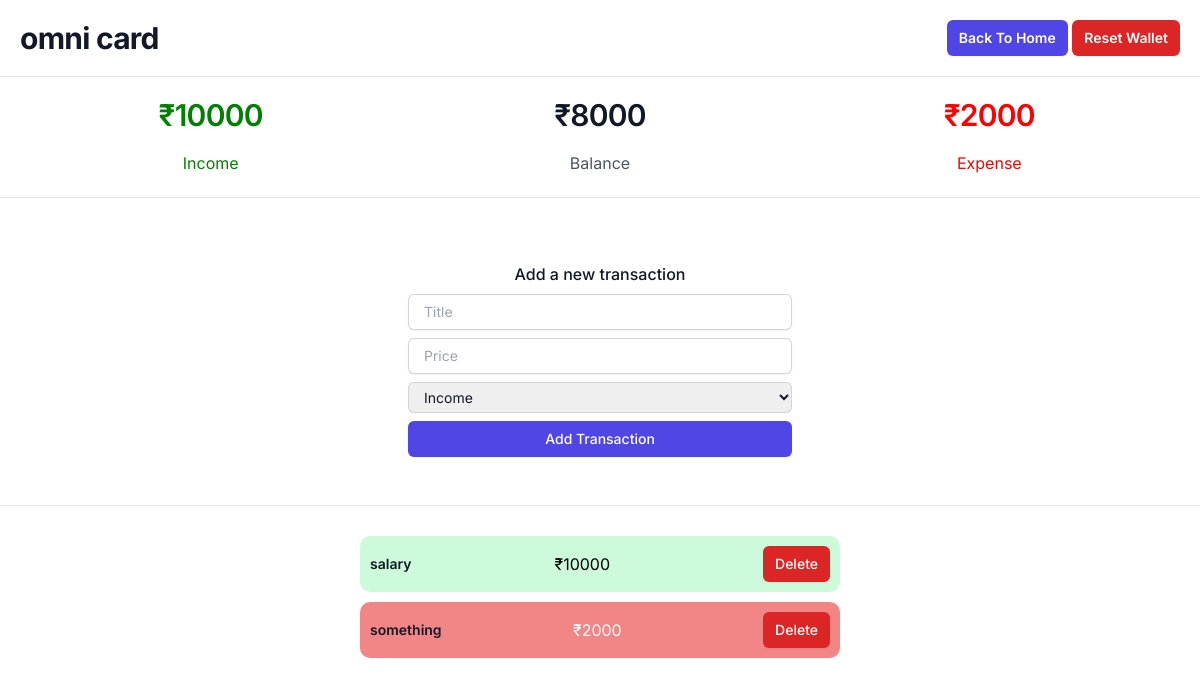
/wallet/11/ (signed in), run on the app's committed database.
### pocketmoney/models.py (models this page shows, shortened)
class wallets(models.Model) :
    balance = models.IntegerField(blank=True, null=True)
    income = models.IntegerField(blank=True, null=True)
    expense = models.IntegerField(blank=True, null=True)
    name = models.CharField(max_length=50, blank=True, null=True)
    owner = models.ForeignKey(User, on_delete = models.CASCADE, blank = True, null = True)

class transactions(models.Model) :
    amount = models.IntegerField(blank=True)
    label = models.CharField(
        max_length = 20,
        choices = (('1','Income'),('2','Expense')),
        default = '1',
        blank=True,
        )
    category = models.CharField(max_length=50,blank=True)
    wallet = models.ForeignKey("wallets", on_delete=models.CASCADE, blank=True, null=True)

### pocketmoney/views.py (the view, shortened to what this page needs)
# urls.py: path('wallet/<int:pk>/', views.walletview, name = 'wallet'),
@login_required(login_url=loginview)
def walletview(request,pk) :
    w = wallets.objects.get(id = pk)
    transactions_list = transactions.objects.filter(wallet = w)
    context = {
        'wallet' : w,
        'transactions' : transactions_list,
    }
    return render(request, 'wallet.html', context=context)

### pocketmoney/templates/wallet.html (shortened to what this page needs)
<!DOCTYPE html>
<html>
<head>
    <script src="https://cdn.tailwindcss.com"></script>
</head>
<body>
    <div class="lg:flex lg:items-center lg:justify-between" style="margin: 20px">
        <div class="min-w-0 flex-1">
            <h2 class="text-2xl font-bold leading-7 text-gray-900 sm:truncate sm:text-3xl sm:tracking-tight">
                {{wallet.name}}
            </h2>
        </div>
        <div class="mt-10 flex lg:ml-4 lg:mt-0">
            <span class="sm:ml-3">
                <button type="button"
                    class="inline-flex items-center rounded-md bg-indigo-600 px-3 py-2 text-sm font-semibold text-white shadow-sm hover:bg-indigo-500 focus-visible:outline focus-visible:outline-2 focus-visible:outline-offset-2 focus-visible:outline-indigo-600">
                    <a href='{% url "home" %}'> Back To Home</a>
                </button>
                <button type="button"
                    class="inline-flex items-center rounded-md bg-red-600 px-3 py-2 text-sm font-semibold text-white shadow-sm hover:bg-red-500 focus-visible:outline focus-visible:outline-2 focus-visible:outline-offset-2 focus-visible:outline-indigo-600">
                    <a href='{% url "reset" wallet.id %}'>Reset Wallet</a>
                </button>
            </span>
        </div>
    </div>
    <div class="bg-white py-2 sm:py-5">
        <div class="mx-auto max-w-7xl px-6 lg:px-8">
            <dl class="grid grid-cols-1 gap-x-8 gap-y-1 text-center lg:grid-cols-3">
            <div class="mx-auto flex max-w-xs flex-col gap-y-4">
              <dt class="text-base leading-7 text-gray-600" style="color:green">Income</dt>
              <dd class="order-first text-3xl font-semibold tracking-tight text-gray-900 sm:text-1xl" style="color:green">₹{{wallet.income}}</dd>
            </div>
            <div class="mx-auto flex max-w-xs flex-col gap-y-4">
              <dt class="text-base leading-7 text-gray-600">Balance</dt>
              <dd class="order-first text-3xl font-semibold tracking-tight text-gray-900 sm:text-1xl">₹{{wallet.balance}}</dd>
            </div>
            <div class="mx-auto flex max-w-xs flex-col gap-y-4">
              <dt class="text-base leading-7 text-gray-600" style="color:red">Expense</dt>
              <dd class="order-first text-3xl font-semibold tracking-tight text-gray-900 sm:text-1xl" style="color:red">₹{{wallet.expense}}</dd>
            </div>
          </dl>
        </div>
    </div>
    <hr />
    <div style="display: flex; justify-content: center">
        <div class="flex min-h-full flex-col justify-center px-6 py-12 lg:px-8" style="width: 700px; padding-top: 0px">
            <div class="mt-10 sm:mx-auto sm:w-full sm:max-w-sm">
                <form class="space-y-6" action="#" method="POST">
                    <div>
                        <label for="email" style="text-align: center"
                            class="block text-l font-medium leading-6 text-gray-900">Add a new transaction</label>
                        <div class="mt-2">
                            <input id="email" name="category" type="text" required=""
                                class="block w-full rounded-md border-0 py-1.5 pl-4 text-gray-900 shadow-sm ring-1 ring-inset ring-gray-300 placeholder:text-gray-400 focus:ring-2 focus:ring-inset focus:ring-indigo-600 sm:text-sm sm:leading-6"
                                placeholder="Title" />
                        </div>
                        <div class="mt-2">
                            <input id="email" name="amount" type="number" required=""
                                class="block w-full rounded-md border-0 py-1.5 pl-4 text-gray-900 shadow-sm ring-1 ring-inset ring-gray-300 placeholder:text-gray-400 focus:ring-2 focus:ring-inset focus:ring-indigo-600 sm:text-sm sm:leading-6"
                                placeholder="Price" />
                        </div>
                        <div class="mt-2">
                            <select id="currency" name="label"
                                class="block w-full rounded-md border-0 py-1.5 pl-3 pr-20 text-gray-900 ring-1 ring-inset ring-gray-300 placeholder:text-gray-400 focus:ring-2 focus:ring-inset focus:ring-indigo-600 sm:text-sm sm:leading-6">
                                <option>Income</option>
                            </select>
                        </div>
                        <div>
                            <button type="submit"
                                class="flex w-full justify-center rounded-md bg-indigo-600 px-3 py-1.5 text-sm font-medium leading-6 text-white shadow-sm hover:bg-indigo-500 focus-visible:outline focus-visible:outline-2 focus-visible:outline-offset-2 focus-visible:outline-indigo-600">
                                Add Transaction
                            </button>
                        </div>
                </form>
            </div>
        </div>
    </div>
    <hr>
    <div style="display: flex; justify-content: center">
        <ul role="list" class="divide-y divide-gray-100" style="
            margin: 20px;
            display: flex;
            flex-direction: column;
            justify-content: center;
          ">
            {% for t in transactions %}
            <li class="flex justify-between gap-x-6 py-5" style="
              width: 40vw;
              align-items: center;
              border: 0px solid black;
              padding: 10px;
              border-radius: 10px;
              margin-top: 10px;
              {% if t.label == '1' %}
              background-color : #CDFADB;
              {% else %}
              background-color : #F28585;
              color : white;
              {% endif %}
            ">
                <div class="flex min-w-0 gap-x-4">
                    <div class="min-w-0 flex-auto">
                        <p class="text-sm font-semibold leading-6 text-gray-900">
                            {{t.category}}
                        </p>
                    </div>
                </div>
                <div class="hidden shrink-0 sm:flex sm:flex-row sm:items-end">
                    ₹{{t.amount}}
                </div>
                <div class="hidden shrink-0 sm:flex sm:flex-row sm:items-end">
                    <button type="button"
                        class="inline-flex items-center rounded-md bg-red-600 px-3 py-2 text-sm font-medium text-white shadow-sm hover:bg-indigo-500 focus-visible:outline focus-visible:outline-2 focus-visible:outline-offset-2 focus-visible:outline-indigo-600"
                        style="margin-left: 10px">
                        <a href='{% url "delete_t" t.id %}'>Delete</a>
                    </button>
                </div>
            </li>
            {% endfor %}
        </ul>
    </div>
</body>
</html>

### pocketmoney/templates/wallet.html (style rules this page uses)
body { font-family: "Inter", sans-serif; }

### data on the page
wallets: name "omni card", income "10000", balance "8000", expense "2000"
transactions: category "salary", amount "10000"
transactions: category "something", amount "2000"
